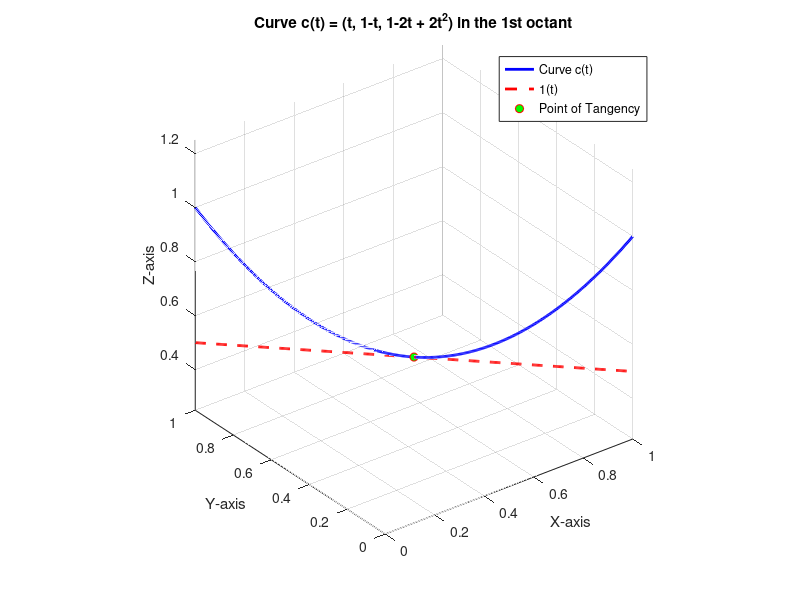

MATLAB code to generate this figure:
% Quiz 6
% Question 2
% M 427L
% Abdon Morales

t = linspace(0, 1, 500);
x = t;
y = 1-t;
z = 1-2*t+2*t.^2;

figure;
plot3(x, y, z, 'b-', 'LineWidth', 2);
grid on;
xlabel('X-axis');
ylabel('Y-axis');
zlabel('Z-axis');
title('Curve c(t) = (t, 1-t, 1-2t + 2t^2) in the 1st octant');
axis equal;
view(3);

hold on;

x1 = t;
y1 = 1 -t;
z1 = 0.5*ones(size(t));
plot3(x1, y1, z1, 'r--', 'LineWidth', 2);
plot3(.5, .5, .5, 'ro', 'MarkerFaceColor','green');
% Add a legend to the plot
legend('Curve c(t)', '1(t)', 'Point of Tangency', 'Location', 'best');